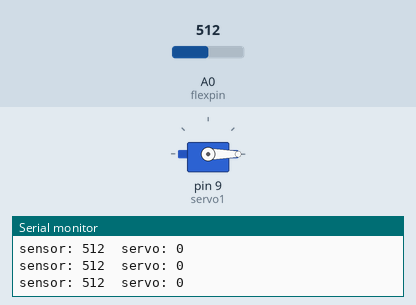
Recording of a sketch running on a simulated Arduino Uno, built with avr-gcc and run on an emulated ATmega328P. On the bench: servo, the last lines printed to the serial monitor. Inputs (shaded band) come from the test bench; at power-on: A0 (flexpin) = 512.

Above: at 1.2 s.
1.3 s: A0 (flexpin) set to 716
At 2.6 s:
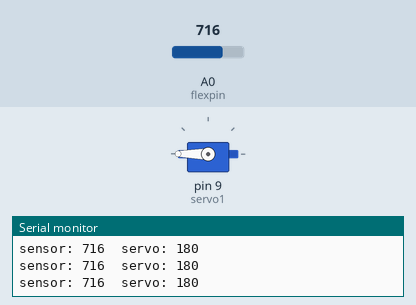
2.9 s: A0 (flexpin) set to 511
At 4.0 s:
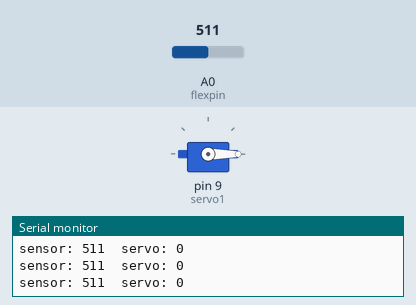
4.5 s: A0 (flexpin) set to 900
At 5.4 s:
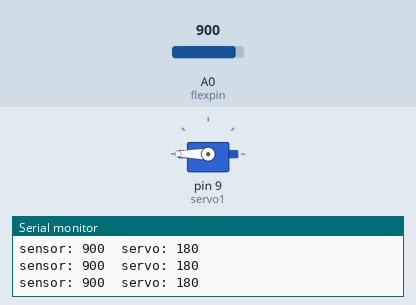
Timing chart, 0 to 7.5 s (numbered marks = the images above; inputs shaded):
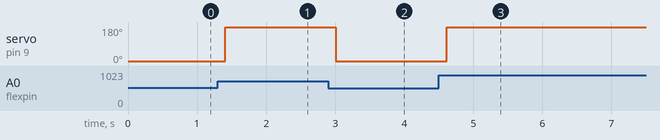

The sketch:

flexServeroControl.ino
```cpp
#include <Servo.h>

Servo servo1;

// measure flex sensor position:
const int flexpin = 0;


void setup()
{

  Serial.begin(9600);
  servo1.attach(9);
}


void loop()
{
  int flexposition;    // Input value from the analog pin.
  int servoposition;   // Output value to the servo.

  // Read the position of the flex sensor

  flexposition = analogRead(flexpin);


  //servoposition = map(flexposition, 0, 1023, 0, 180);
  //servoposition = map(flexposition, 600, 900, 0, 180);
  servoposition = map(flexposition, 600, 700, 0, 180);
  servoposition = constrain(servoposition, 0, 180);

  //Back to original position
  servo1.write(servoposition);

 //Debug
  Serial.print("sensor: ");
  Serial.print(flexposition);
  Serial.print("  servo: ");
  Serial.println(servoposition);

   delay(200);
}
```

Measured:
- after the input at 1.3 s, servo on pin 9 (servo1): 0° → 180° after 0.10 s
- after the input at 2.9 s, servo on pin 9 (servo1): 180° → 0° after 0.11 s
- after the input at 4.5 s, servo on pin 9 (servo1): 0° → 180° after 0.12 s
